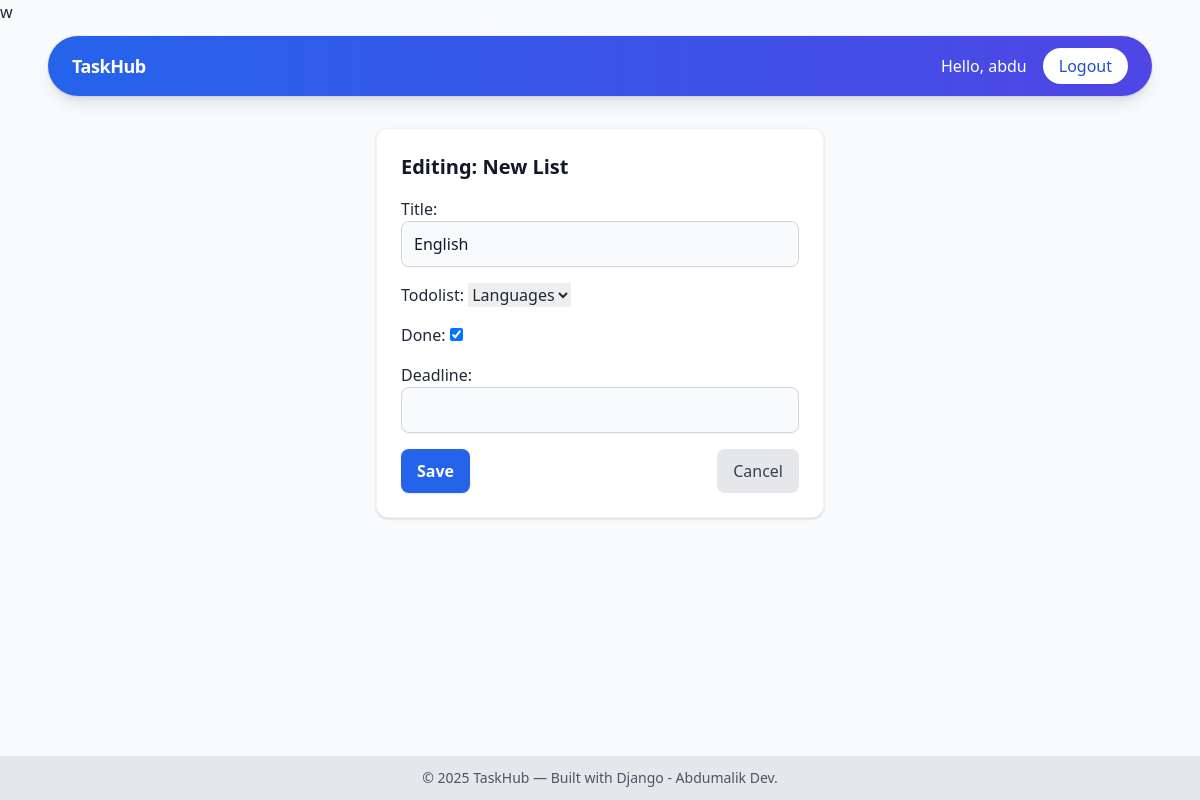
/edit/26/ (signed in), run on the app's committed database.
### todos/models.py (models this page shows, shortened)
class TodoItem(models.Model):
    todolist = models.ForeignKey(TodoList, on_delete=models.CASCADE)
    title = models.CharField(max_length=200)
    done = models.BooleanField(default=False)
    deadline = models.DateTimeField(null=True, blank=True)
    created = models.DateTimeField(auto_now_add=True)

### todos/views.py (the view)
# urls.py: path('edit/<int:pk>/', TodoEdit.as_view(), name='todo-edit'),
class TodoEdit(LoginRequiredMixin, UpdateView):
    model = TodoItem
    fields = ['title', 'todolist', 'done', 'deadline']
    success_url = reverse_lazy("index-list")
    template_name = 'todos/edit_todo.html'
    def get_queryset(self):
        return TodoItem.objects.filter(todolist__user=self.request.user)
    def get_form(self, form_class=None):
        form = super().get_form(form_class)
        form.fields["todolist"].queryset = TodoList.objects.filter(
            user=self.request.user)
        return form

### todos/models.py (called while the page is built)
    def __str__(self):
        return self.name

### todos/templates/todos/edit_todo.html (shortened to what this page needs)
{% extends 'base.html' %} {% block title %}Edit List — TaskHub{% endblock %}
 {% block content %}
<div class="w-full max-w-md mx-auto">
  <div class="card bg-white rounded-xl shadow border border-gray-100 p-6">
    <h2 class="text-xl font-bold text-gray-900 mb-4">
      Editing: {{ object.name|default:"New List" }}
    </h2>
    <form method="post" class="space-y-4">
      {% csrf_token %} {{ form.as_p }}
      <div class="flex items-center justify-between">
        <button type="submit" class="btn-primary">Save</button>
        <button
          type="button"
          class="btn-cancel"
          onclick="window.location.href='{% url 'index-list' %}'"
        >
          Cancel
        </button>
      </div>
    </form>
  </div>
</div>
{% endblock %}

### todos/templates/base.html (shortened to what this page needs)
<!DOCTYPE html>
<html lang="en">
  <head>
    <link
      rel="stylesheet"
      href="https://cdn.jsdelivr.net/npm/tailwindcss@2.2.19/dist/tailwind.min.css"
    /></head
  >w
  <body class="bg-gray-50 text-gray-800 min-h-screen flex flex-col">
    <header class="sticky top-0 z-50 bg-gray-50 pt-3 pb-2">
      <div class="max-w-6xl mx-auto px-6">
        <nav
          class="flex items-center justify-between text-white bg-gradient-to-r from-blue-600 to-indigo-600 rounded-full px-6 py-3 shadow-lg ring-1 ring-black ring-opacity-5"
        >
          <a
            href="{% url 'index-list' %}"
            class="text-lg font-semibold tracking-tight"
            >TaskHub</a
          >
          <div class="flex items-center space-x-4">
            {% if user.is_authenticated %}
            <p class="m-0 hidden sm:block">
              Hello, {{ request.user.username }}
            </p>
            {% endif %}
            <form action="{% url 'logout' %}" method="post" class="inline">
              <button
                type="submit"
                class="bg-white text-blue-700 px-4 py-1.5 rounded-full hover:bg-gray-100 shadow-sm">
                {% if user.is_authenticated %}
                Logout
                {% else %}
                Login
                {% endif %}
              </button>
            </form>
          </div>
        </nav>
      </div>
    </header>
    <main class="flex-grow container mx-auto p-6">
      {% block content %} {% endblock %}
    </main>
    <footer class="bg-gray-200 text-center py-3 mt-auto text-sm text-gray-600">
      © 2025 TaskHub — Built with Django - Abdumalik Dev.
    </footer>
  </body>
</html>

### todos/templates/todos/edit_todo.html (style rules this page uses)
.card input[type="text"] { width: 100%; border-radius: 0.5rem; border: 1px solid #d1d5db; background: #f9fafb; padding: 0.625rem 0.75rem; color: #111827; box-shadow: 0 1px 1px rgba(0, 0, 0, 0.03); transition: box-shadow 0.2s, border-color 0.2s; outline: none; }
.btn-primary { border-radius: 0.5rem; background: #2563eb; color: #fff; padding: 0.625rem 1rem; font-weight: 600; box-shadow: 0 1px 2px rgba(0, 0, 0, 0.1); transition: background 0.2s, transform 0.05s; border: none; cursor: pointer; }
.btn-cancel { border-radius: 0.5rem; background: #e5e7eb; color: #374151; padding: 0.625rem 1rem; font-weight: 500; transition: background 0.2s; border: none; cursor: pointer; }

### data on the page
TodoItem: title "English", todolist "Languages", done "☑"

### other printed values
{{ request.user.username }} "abdu"
{{ object.name|default:"New List" }} "New List"
